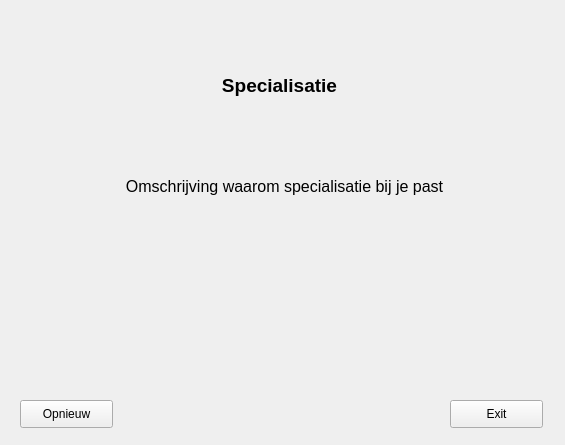
<?xml version="1.0" encoding="UTF-8"?>
<ui version="4.0">
 <class>Form</class>
 <widget class="QWidget" name="Form">
  <property name="geometry">
   <rect>
    <x>0</x>
    <y>0</y>
    <width>565</width>
    <height>445</height>
   </rect>
  </property>
  <property name="windowTitle">
   <string>Form</string>
  </property>
  <widget class="QLabel" name="specialisatie">
   <property name="geometry">
    <rect>
     <x>94</x>
     <y>60</y>
     <width>371</width>
     <height>51</height>
    </rect>
   </property>
   <property name="font">
    <font>
     <pointsize>14</pointsize>
     <weight>75</weight>
     <bold>true</bold>
    </font>
   </property>
   <property name="text">
    <string>Specialisatie</string>
   </property>
   <property name="textFormat">
    <enum>Qt::AutoText</enum>
   </property>
   <property name="alignment">
    <set>Qt::AlignCenter</set>
   </property>
   <property name="margin">
    <number>0</number>
   </property>
  </widget>
  <widget class="QLabel" name="label_2">
   <property name="geometry">
    <rect>
     <x>44</x>
     <y>116</y>
     <width>481</width>
     <height>141</height>
    </rect>
   </property>
   <property name="font">
    <font>
     <pointsize>12</pointsize>
    </font>
   </property>
   <property name="text">
    <string>Omschrijving waarom specialisatie bij je past</string>
   </property>
   <property name="alignment">
    <set>Qt::AlignCenter</set>
   </property>
  </widget>
  <widget class="QPushButton" name="opnieuw_knop">
   <property name="geometry">
    <rect>
     <x>20</x>
     <y>400</y>
     <width>93</width>
     <height>28</height>
    </rect>
   </property>
   <property name="text">
    <string>Opnieuw</string>
   </property>
  </widget>
  <widget class="QPushButton" name="exit_button">
   <property name="geometry">
    <rect>
     <x>450</x>
     <y>400</y>
     <width>93</width>
     <height>28</height>
    </rect>
   </property>
   <property name="text">
    <string>Exit</string>
   </property>
  </widget>
 </widget>
 <resources/>
 <connections/>
</ui>
